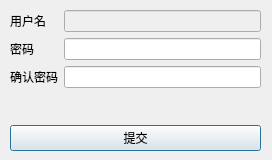
<?xml version="1.0" encoding="UTF-8"?>
<ui version="4.0">
 <class>ResetPassword</class>
 <widget class="QDialog" name="ResetPassword">
  <property name="geometry">
   <rect>
    <x>0</x>
    <y>0</y>
    <width>272</width>
    <height>160</height>
   </rect>
  </property>
  <property name="windowTitle">
   <string>Dialog</string>
  </property>
  <widget class="QWidget" name="">
   <property name="geometry">
    <rect>
     <x>10</x>
     <y>10</y>
     <width>251</width>
     <height>141</height>
    </rect>
   </property>
   <layout class="QVBoxLayout" name="verticalLayout">
    <item>
     <layout class="QFormLayout" name="formLayout">
      <item row="0" column="0">
       <widget class="QLabel" name="label">
        <property name="text">
         <string>用户名</string>
        </property>
        <property name="scaledContents">
         <bool>true</bool>
        </property>
        <property name="alignment">
         <set>Qt::AlignCenter</set>
        </property>
       </widget>
      </item>
      <item row="0" column="1">
       <widget class="QLineEdit" name="edit_username">
        <property name="enabled">
         <bool>false</bool>
        </property>
       </widget>
      </item>
      <item row="1" column="0">
       <widget class="QLabel" name="label_2">
        <property name="text">
         <string>密码</string>
        </property>
       </widget>
      </item>
      <item row="1" column="1">
       <widget class="QLineEdit" name="edit_password"/>
      </item>
      <item row="2" column="0">
       <widget class="QLabel" name="label_3">
        <property name="text">
         <string>确认密码</string>
        </property>
       </widget>
      </item>
      <item row="2" column="1">
       <widget class="QLineEdit" name="edit_confirm_password"/>
      </item>
     </layout>
    </item>
    <item>
     <widget class="QPushButton" name="btn_commit">
      <property name="text">
       <string>提交</string>
      </property>
     </widget>
    </item>
   </layout>
  </widget>
 </widget>
 <resources/>
 <connections/>
</ui>
